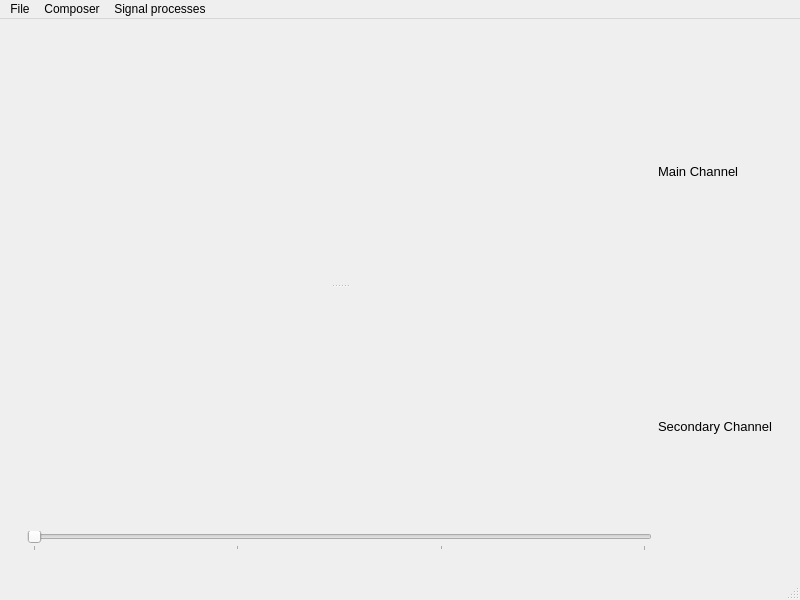
<?xml version="1.0" encoding="UTF-8"?>
<ui version="4.0">
 <class>MainWindow</class>
 <widget class="QMainWindow" name="MainWindow">
  <property name="geometry">
   <rect>
    <x>0</x>
    <y>0</y>
    <width>800</width>
    <height>600</height>
   </rect>
  </property>
  <property name="windowTitle">
   <string>MainWindow</string>
  </property>
  <widget class="QWidget" name="centralwidget">
   <layout class="QHBoxLayout" name="horizontalLayout">
    <item>
     <widget class="QWidget" name="widget" native="true">
      <layout class="QHBoxLayout" name="horizontalLayout_2">
       <item>
        <widget class="QWidget" name="widget_2" native="true">
         <layout class="QHBoxLayout" name="horizontalLayout_3">
          <item>
           <layout class="QVBoxLayout" name="verticalLayout">
            <item>
             <widget class="QSplitter" name="splitter">
              <property name="minimumSize">
               <size>
                <width>100</width>
                <height>0</height>
               </size>
              </property>
              <property name="orientation">
               <enum>Qt::Vertical</enum>
              </property>
              <widget class="QWidget" name="mainChannel" native="true"/>
              <widget class="QWidget" name="secindaryChannel" native="true"/>
             </widget>
            </item>
            <item>
             <widget class="QSlider" name="freqSlider">
              <property name="font">
               <font>
                <pointsize>8</pointsize>
               </font>
              </property>
              <property name="maximum">
               <number>3</number>
              </property>
              <property name="orientation">
               <enum>Qt::Horizontal</enum>
              </property>
              <property name="tickPosition">
               <enum>QSlider::TicksBelow</enum>
              </property>
             </widget>
            </item>
           </layout>
          </item>
          <item>
           <layout class="QVBoxLayout" name="verticalLayout_2">
            <item>
             <widget class="QLabel" name="mainLabel">
              <property name="font">
               <font>
                <pointsize>10</pointsize>
               </font>
              </property>
              <property name="text">
               <string>Main Channel</string>
              </property>
             </widget>
            </item>
            <item>
             <widget class="QLabel" name="secondaryLabel">
              <property name="font">
               <font>
                <pointsize>10</pointsize>
               </font>
              </property>
              <property name="text">
               <string>Secondary Channel</string>
              </property>
             </widget>
            </item>
           </layout>
          </item>
         </layout>
        </widget>
       </item>
      </layout>
     </widget>
    </item>
   </layout>
  </widget>
  <widget class="QMenuBar" name="menubar">
   <property name="geometry">
    <rect>
     <x>0</x>
     <y>0</y>
     <width>800</width>
     <height>21</height>
    </rect>
   </property>
   <widget class="QMenu" name="menuFile">
    <property name="title">
     <string>File</string>
    </property>
    <addaction name="actionOpen_file"/>
    <addaction name="actionSave_as"/>
    <addaction name="actionExit"/>
   </widget>
   <widget class="QMenu" name="menuComposer">
    <property name="title">
     <string>Composer</string>
    </property>
    <addaction name="actionOpen_composer"/>
   </widget>
   <widget class="QMenu" name="menuSignal_processes">
    <property name="title">
     <string>Signal processes</string>
    </property>
    <addaction name="actionSample"/>
    <addaction name="actionReconstruct"/>
    <addaction name="actionShow_2nd_Ch"/>
    <addaction name="actionHide_2nd_Ch"/>
    <addaction name="actionShow_reconstructed_on_main"/>
   </widget>
   <addaction name="menuFile"/>
   <addaction name="menuComposer"/>
   <addaction name="menuSignal_processes"/>
  </widget>
  <widget class="QStatusBar" name="statusbar"/>
  <action name="actionOpen_file">
   <property name="text">
    <string>Open file</string>
   </property>
  </action>
  <action name="actionSave_as">
   <property name="text">
    <string>Save as </string>
   </property>
  </action>
  <action name="actionExit">
   <property name="text">
    <string>Exit</string>
   </property>
  </action>
  <action name="actionOpen_composer">
   <property name="text">
    <string>Open composer</string>
   </property>
  </action>
  <action name="actionSample">
   <property name="text">
    <string>Sample</string>
   </property>
  </action>
  <action name="actionReconstruct">
   <property name="text">
    <string>Reconstruct</string>
   </property>
  </action>
  <action name="actionShow_2nd_Ch">
   <property name="text">
    <string>Show 2nd Ch</string>
   </property>
  </action>
  <action name="actionHide_2nd_Ch">
   <property name="text">
    <string>Hide 2nd Ch</string>
   </property>
  </action>
  <action name="actionShow_reconstructed_on_main">
   <property name="text">
    <string>Show reconstructed on main</string>
   </property>
  </action>
 </widget>
 <resources/>
 <connections/>
</ui>
